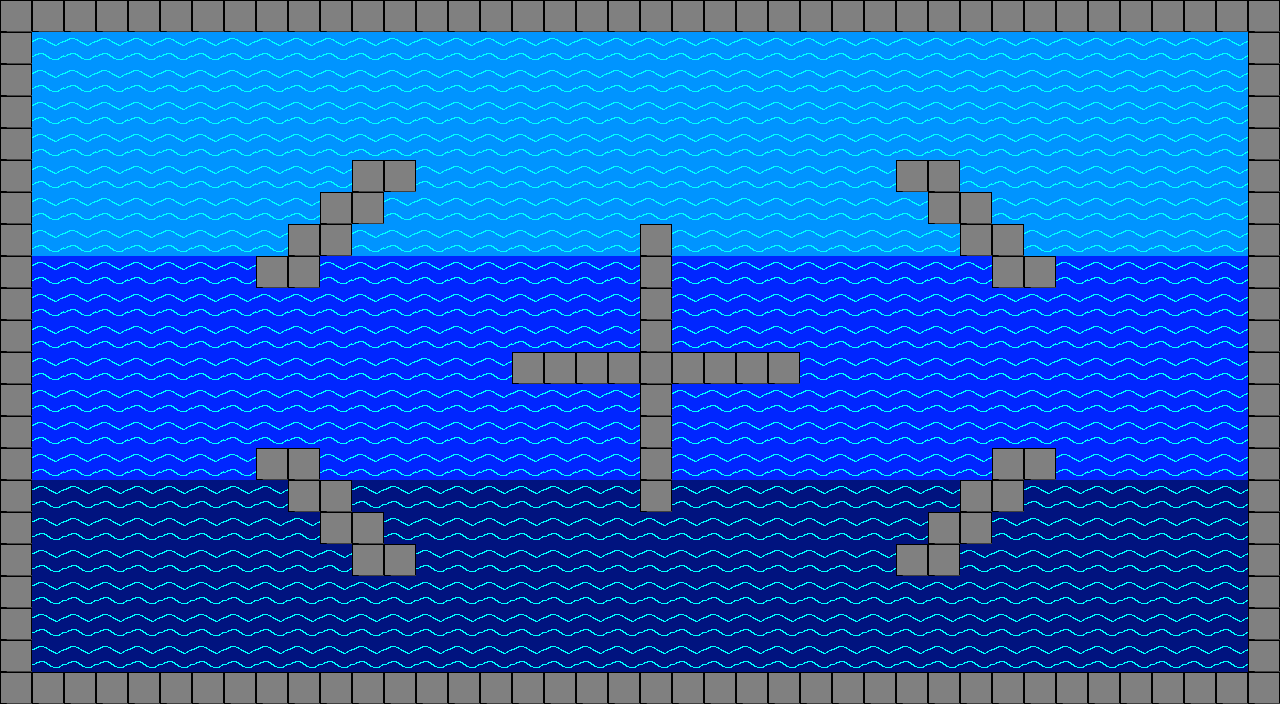

Tiled map render using the project's own tile images. Description and the map definition, with tile-layer contents summarised, below:
An orthogonal 40x22 tile map with 32x32 px tiles, 2 tile layers (Tile Layer 1, Tile Layer 2) and 24 objects.

<map version="1.0" orientation="orthogonal" width="40" height="22" tilewidth="32" tileheight="32">
 <tileset firstgid="1" name="Underwater" tilewidth="32" tileheight="32">
  <image source="tilemap.png" width="128" height="128" />
 </tileset>
 <layer name="Tile Layer 1" width="40" height="22">
  <data>[880 cells, 880 non-empty, 3 distinct tile ids]</data>
 </layer>
 <layer name="Tile Layer 2" width="40" height="22">
  <data>[880 cells, 169 non-empty, 1 distinct tile ids]</data>
 </layer>
 <objectgroup name="Object Layer 1" width="40" height="22">
  <object x="0" y="0" width="32" height="704" />
  <object x="1248" y="672" height="32" />
  <object x="32" y="672" width="1216" height="32" />
  <object x="1248" y="0" width="32" height="704" />
  <object x="32" y="0" width="1216" height="32" />
  <object x="256" y="256" width="64" height="32" />
  <object x="288" y="224" width="64" height="32" />
  <object x="320" y="192" width="64" height="32" />
  <object x="352" y="160" width="64" height="32" />
  <object x="640" y="224" width="32" height="288" />
  <object x="512" y="352" width="288" height="32" />
  <object x="256" y="448" width="64" height="32" />
  <object x="288" y="480" width="64" height="32" />
  <object x="320" y="512" width="64" height="32" />
  <object x="352" y="544" width="64" height="32" />
  <object x="896" y="544" width="64" height="32" />
  <object x="928" y="512" width="64" height="32" />
  <object x="960" y="480" width="64" height="32" />
  <object x="992" y="448" width="64" height="32" />
  <object x="992" y="256" width="64" height="32" />
  <object x="960" y="224" width="64" height="32" />
  <object x="960" y="192" width="32" height="32" />
  <object x="928" y="192" width="32" height="32" />
  <object x="896" y="160" width="64" height="32" />
 </objectgroup>
</map>